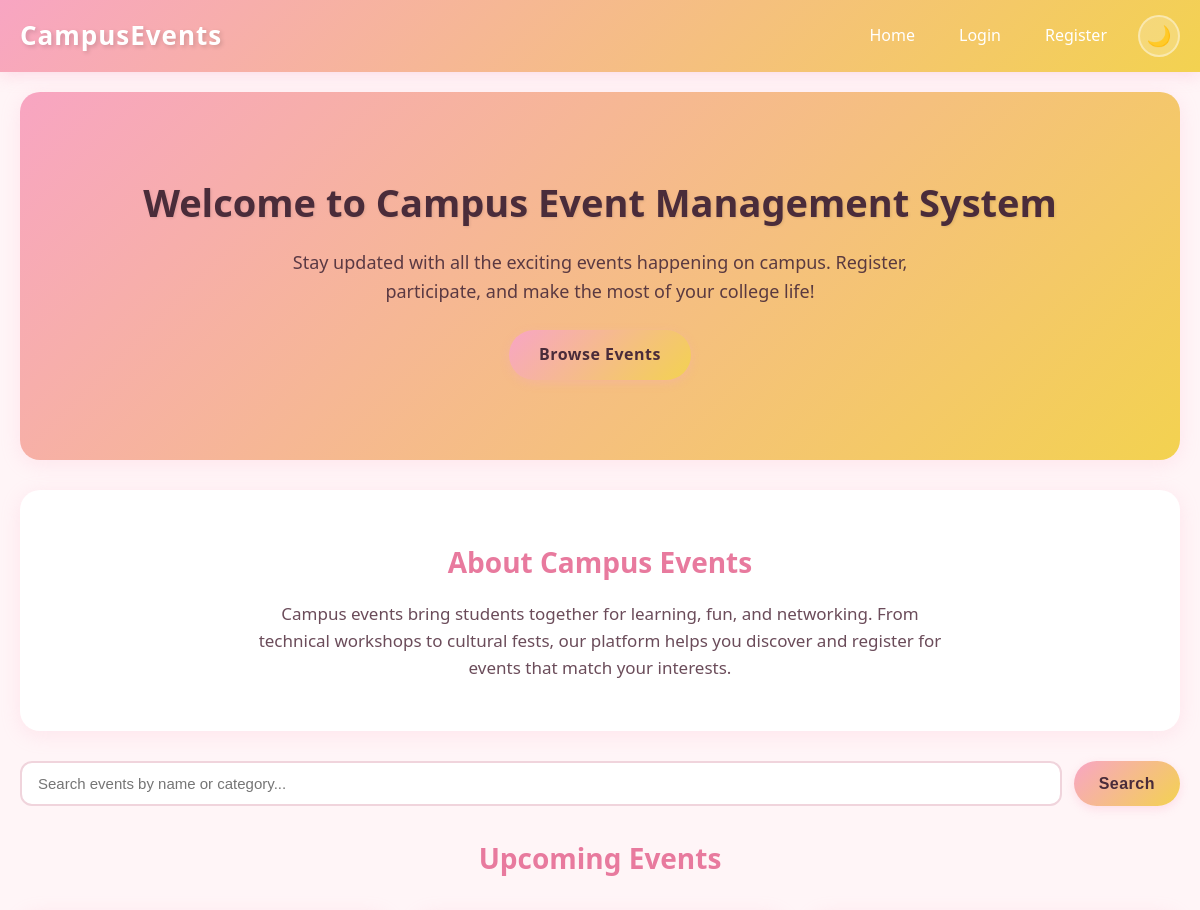
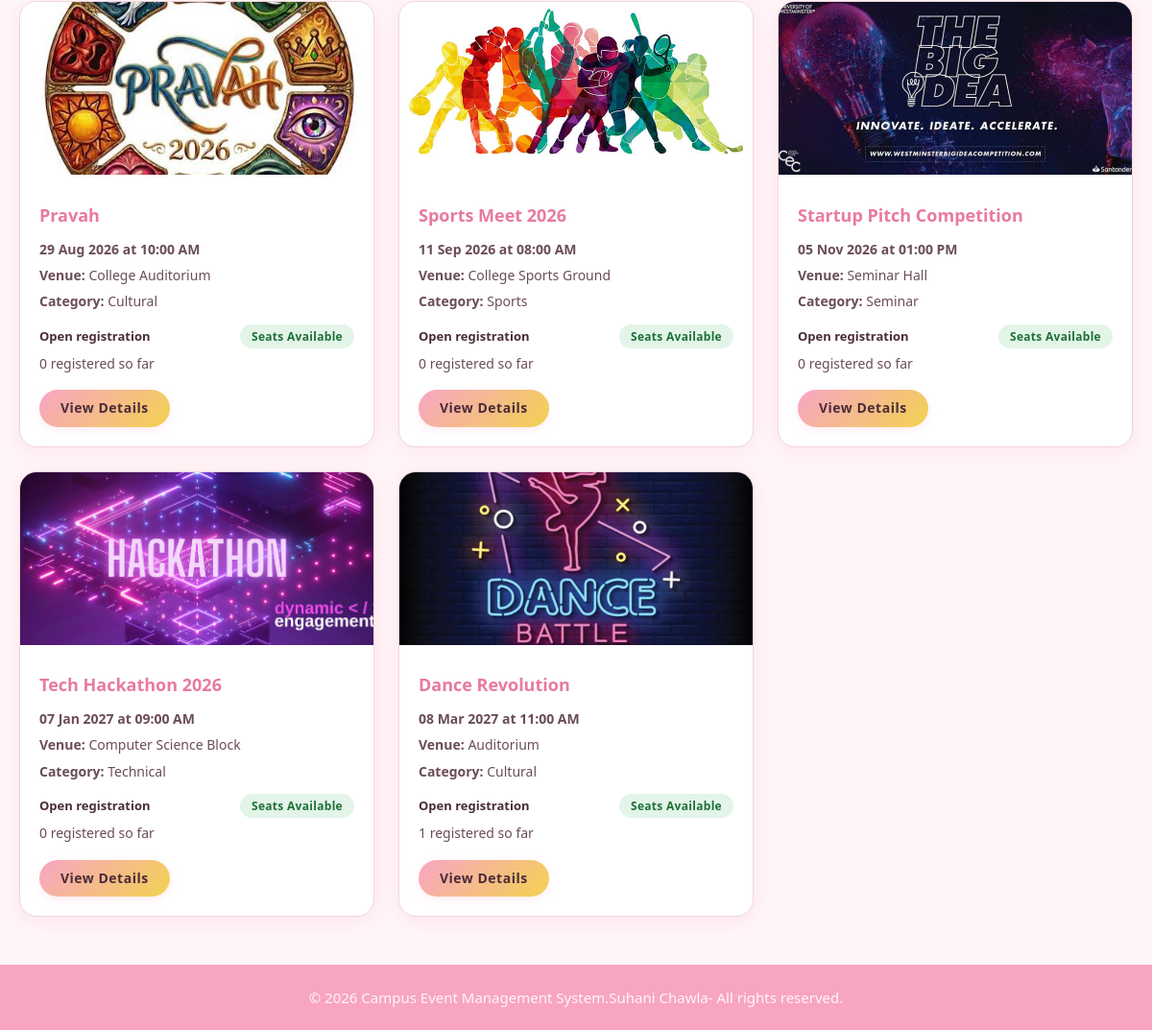
The page / on the database its author committed (2 pictures, top to bottom).
### tables this page shows
CREATE TABLE `events` (
  `id` int(11) NOT NULL,
  `title` varchar(200) NOT NULL,
  `description` text DEFAULT NULL,
  `event_date` date NOT NULL,
  `event_time` time DEFAULT NULL,
  `venue` varchar(200) DEFAULT NULL,
  `category` varchar(100) DEFAULT NULL,
  `organizer` varchar(100) DEFAULT NULL,
  `image` varchar(255) DEFAULT NULL,
  `created_at` timestamp NOT NULL DEFAULT current_timestamp()
);

### index.php (the view, shortened to what this page needs)
<?php
include 'includes/config.php';
include 'includes/header.php';
$search = isset($_GET['search']) ? trim($_GET['search']) : "";
$sql = "SELECT e.*, COUNT(r.id) AS registered_count
        FROM events e
        LEFT JOIN registrations r ON r.event_id = e.id
        WHERE e.event_date >= CURDATE()";
$sql .= " GROUP BY e.id ORDER BY e.event_date ASC LIMIT 6";
$result = false;
$stmt = mysqli_prepare($conn, $sql);
if ($stmt) {
    if (mysqli_stmt_execute($stmt)) {
        $result = mysqli_stmt_get_result($stmt);
    }
}
include_once 'includes/event_helpers.php';
$events_html = "";
if ($result && mysqli_num_rows($result) > 0) {
    while ($ev = mysqli_fetch_assoc($result)) {
        $img = $ev['image'] ? "uploads/" . $ev['image'] : "assets/images/default-event.jpg";
        $events_html .= '<div class="event-card"><img src="' . $img . '" alt="' . htmlspecialchars($ev['title']) . '" class="event-card-img"><div class="event-card-body"><h3>' . htmlspecialchars($ev['title']) . '</h3><p class="event-date">' . date("d M Y", strtotime($ev['event_date'])) . ' at ' . date("h:i A", strtotime($ev['event_time'])) . '</p><p><strong>Venue:</strong> ' . htmlspecialchars($ev['venue']) . '</p><p><strong>Category:</strong> ' . htmlspecialchars($ev['category']) . '</p>'
            . event_capacity_html(isset($ev['registered_count']) ? $ev['registered_count'] : 0, isset($ev['capacity']) ? $ev['capacity'] : 0)
            . '<a href="dashboard.php?view=' . (int) $ev['id'] . '" class="btn btn-small">View Details</a></div></div>';
    }
} else {
    $events_html = '<p class="no-events">No upcoming events at the moment. Check back later!</p>';
}
?>
<section class="hero">
    <div class="hero-content">
        <h1>Welcome to Campus Event Management System</h1>
        <p>Stay updated with all the exciting events happening on campus. Register, participate, and make the most of your college life!</p>
        <a href="#events" class="btn btn-primary">Browse Events</a>
    </div>
</section>
<section class="about-section">
    <h2>About Campus Events</h2>
    <p>Campus events bring students together for learning, fun, and networking. From technical workshops to cultural fests, our platform helps you discover and register for events that match your interests.</p>
</section>
<section class="search-filter" id="events">
    <form method="GET" action="">
        <input type="text" name="search" placeholder="Search events by name or category..." value="<?= htmlspecialchars($search) ?>">
        <button type="submit" class="btn btn-primary">Search</button>
    </form>
</section>
<section class="events-section">
    <h2>Upcoming Events</h2>
    <div class="event-grid"><?= $events_html ?></div>
</section>
<?php include 'includes/footer.php'; ?>

### includes/header.php (shortened to what this page needs)
<!DOCTYPE html>
<html lang="en">
<head>
    <link rel="stylesheet" href="assets/css/style.css">
</head>
<body>
<nav class="navbar">
    <div class="nav-container">
        <a href="index.php" class="nav-logo">CampusEvents</a>
        <ul class="nav-menu">
            <li><a href="index.php">Home</a></li>
            <?php if (isset($_SESSION['user_id'])): ?>
                <li><a href="dashboard.php">Dashboard</a></li>
                <li><a href="index.php?logout=1">Logout (<?= $_SESSION['user_name'] ?>)</a></li>
            <?php else: ?>
                <li><a href="auth.php?action=login">Login</a></li>
                <li><a href="auth.php?action=register">Register</a></li>
            <?php endif; ?>
            <li><button class="theme-toggle" onclick="toggleTheme()" id="theme-btn" title="Toggle">🌙</button></li>
        </ul>
    </div>
</nav>
<div class="container">

### includes/event_helpers.php (shortened to what this page needs)
<?php
function seat_data($registered_count, $capacity) {
    $registered_count = max(0, (int) $registered_count);
    $capacity         = (int) $capacity;
    if ($capacity <= 0) {
        return array(
            'unlimited'  => true,
            'registered' => $registered_count,
            'capacity'   => 0,
            'available'  => null,
            'percent'    => 0,
            'label'      => 'Seats Available',
            'class'      => 'status-available'
        );
    }
    $available = max(0, $capacity - $registered_count);
    $percent   = min(100, (int) round(($registered_count / $capacity) * 100));
    return array(
        'unlimited'  => false,
        'registered' => $registered_count,
        'capacity'   => $capacity,
        'available'  => $available,
        'percent'    => $percent,
        'label'      => $label,
        'class'      => $class
    );
}
function event_capacity_html($registered_count, $capacity) {
    $s = seat_data($registered_count, $capacity);
    if ($s['unlimited']) {
        return '<div class="capacity-info">'
             . '<div class="capacity-top">'
             . '<span class="seats-left">Open registration</span>'
             . '<span class="status-badge ' . $s['class'] . '">' . $s['label'] . '</span>'
             . '</div>'
             . '<p class="capacity-summary">' . $s['registered'] . ' registered so far</p>'
             . '</div>';
    }
    return '<div class="capacity-info">'
         . '<div class="capacity-top">'
         . '<span class="seats-left">' . $s['available'] . ' seats left</span>'
         . '<span class="status-badge ' . $s['class'] . '">' . $s['label'] . '</span>'
         . '</div>'
         . '<div class="progress-bar" role="progressbar" aria-valuemin="0" aria-valuemax="100"'
         . ' aria-valuenow="' . $s['percent'] . '"'
         . ' aria-label="' . $s['registered'] . ' of ' . $s['capacity'] . ' seats filled">'
         . '<div class="progress-fill" style="width:' . $s['percent'] . '%"></div>'
         . '</div>'
         . '<p class="capacity-summary">' . $s['registered'] . ' of ' . $s['capacity'] . ' seats filled</p>'
         . '</div>';
}

### includes/footer.php (shortened to what this page needs)
</div>
<footer class="footer">
    <p>&copy; 2026 Campus Event Management System.Suhani Chawla- All rights reserved.</p>
</footer>
</body>
</html>

### rows shown on the page
events: image (picture), title "Pravah", event_date "29 Aug 2026", event_time "10:00 AM", venue "College Auditorium", category "Cultural", label "Seats Available", registered "0"
events: image (picture), title "Sports Meet 2026", event_date "11 Sep 2026", event_time "08:00 AM", venue "College Sports Ground", category "Sports", label "Seats Available", registered "0"
events: image (picture), title "Startup Pitch Competition", event_date "05 Nov 2026", event_time "01:00 PM", venue "Seminar Hall", category "Seminar", label "Seats Available", registered "0"
events: image (picture), title "Tech Hackathon 2026", event_date "07 Jan 2027", event_time "09:00 AM", venue "Computer Science Block", category "Technical", label "Seats Available", registered "0"
events: image (picture), title "Dance Revolution", event_date "08 Mar 2027", event_time "11:00 AM", venue "Auditorium", category "Cultural", label "Seats Available", registered "1"
